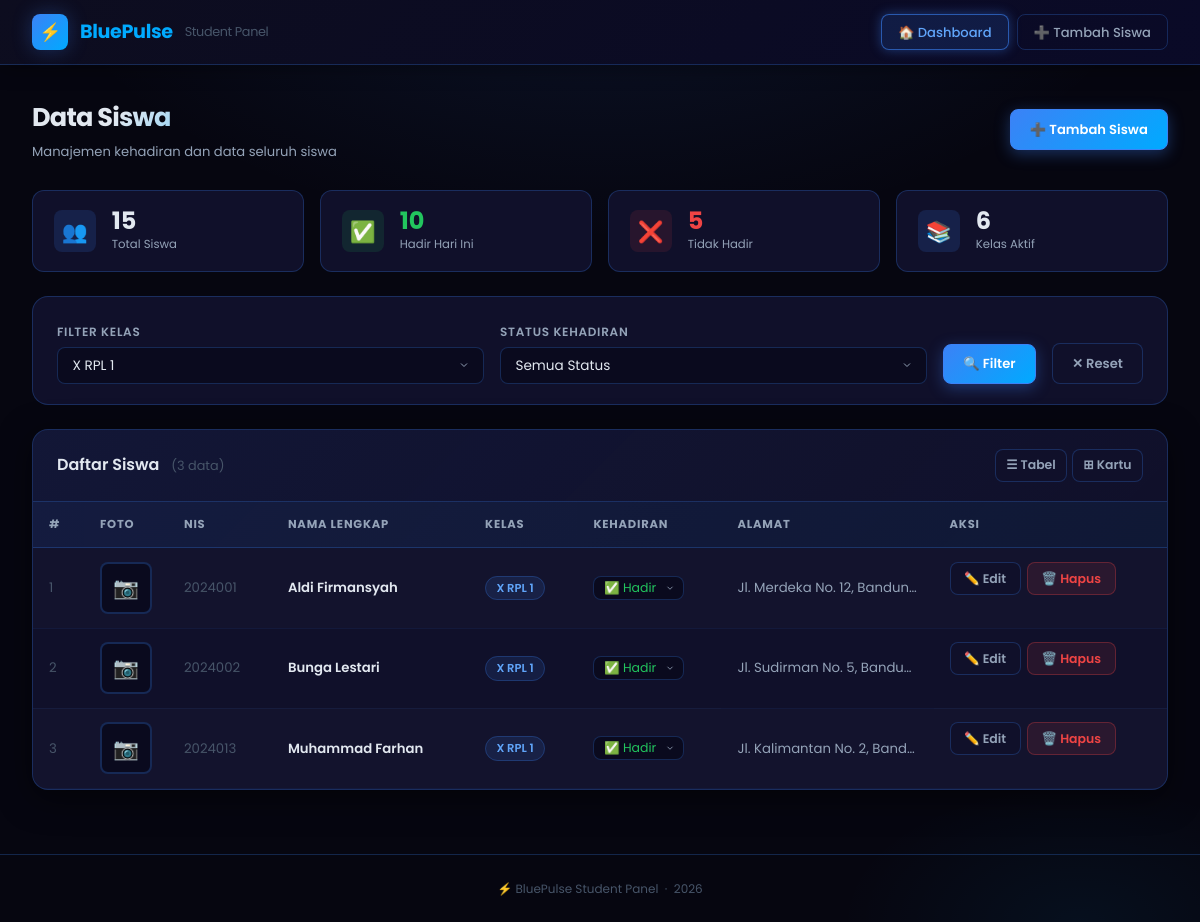
/index.php?class=X RPL 1, run on the app's committed database.
### tables this page shows
CREATE TABLE IF NOT EXISTS students (
    id          INT(11)      AUTO_INCREMENT PRIMARY KEY,
    nis         VARCHAR(20)  DEFAULT NULL,
    name        VARCHAR(100) NOT NULL,
    class       VARCHAR(50)  NOT NULL,
    address     TEXT         DEFAULT NULL,
    attendance  ENUM('Hadir','Tidak') DEFAULT 'Tidak',
    photo       VARCHAR(255) DEFAULT NULL,    
    created_at  TIMESTAMP    DEFAULT CURRENT_TIMESTAMP,
    updated_at  TIMESTAMP    DEFAULT CURRENT_TIMESTAMP ON UPDATE CURRENT_TIMESTAMP
);

### config.php (called while the page is built, shortened)
<?php
function e(string $str): string {
    return htmlspecialchars($str, ENT_QUOTES, 'UTF-8');
}

### index.php (the view, shortened to what this page needs)
<?php
require_once 'config.php';
$filterClass      = trim($_GET['class']      ?? '');
$filterAttendance = trim($_GET['attendance'] ?? '');
$stmtClasses = $pdo->query("SELECT DISTINCT class FROM students ORDER BY class ASC");
$classes     = $stmtClasses->fetchAll(PDO::FETCH_COLUMN);
$where  = [];
$params = [];
if ($filterClass !== '') {
    $where[]            = 'class = :class';
    $params[':class']   = $filterClass;
}
$sql = 'SELECT * FROM students';
if ($where) $sql .= ' WHERE ' . implode(' AND ', $where);
$sql .= ' ORDER BY class ASC, name ASC';
$stmtStudents = $pdo->prepare($sql);
$stmtStudents->execute($params);
$students = $stmtStudents->fetchAll();
$stmtStats = $pdo->query("SELECT
    COUNT(*) AS total,
    SUM(attendance = 'Hadir') AS hadir,
    SUM(attendance = 'Tidak') AS tidak
    FROM students");
$stats = $stmtStats->fetch();
?>
<!DOCTYPE html>
<html lang="id">
<head>
    <link rel="stylesheet" href="style.css">
</head>
<body>
<header class="topbar">
    <div class="topbar-inner">
        <div class="topbar-logo">
            <div class="logo-icon">⚡</div>
            <span>Blue<span>Pulse</span></span>
            <span class="brand-sub" style="color:var(--text-muted);font-weight:400;font-size:0.8rem">Student Panel</span>
        </div>
        <nav class="topbar-nav">
            <a href="index.php" class="nav-btn active">🏠 Dashboard</a>
            <a href="tambah.php" class="nav-btn">➕ Tambah Siswa</a>
        </nav>
    </div>
</header>
<main class="page-wrapper">
    <div class="page-title">
        <div>
            <h1>Data Siswa</h1>
            <p>Manajemen kehadiran dan data seluruh siswa</p>
        </div>
        <a href="tambah.php" class="btn btn-primary">➕ Tambah Siswa</a>
    </div>
    <div class="stats-row">
        <div class="stat-card">
            <div class="stat-icon blue">👥</div>
            <div>
                <div class="stat-value"><?= $stats['total'] ?></div>
                <div class="stat-label">Total Siswa</div>
            </div>
        </div>
        <div class="stat-card">
            <div class="stat-icon green">✅</div>
            <div>
                <div class="stat-value" style="color:var(--green)"><?= $stats['hadir'] ?></div>
                <div class="stat-label">Hadir Hari Ini</div>
            </div>
        </div>
        <div class="stat-card">
            <div class="stat-icon red">❌</div>
            <div>
                <div class="stat-value" style="color:var(--red)"><?= $stats['tidak'] ?></div>
                <div class="stat-label">Tidak Hadir</div>
            </div>
        </div>
        <div class="stat-card">
            <div class="stat-icon blue">📚</div>
            <div>
                <div class="stat-value"><?= count($classes) ?></div>
                <div class="stat-label">Kelas Aktif</div>
            </div>
        </div>
    </div>
    <form method="GET" action="index.php" class="filter-bar show-spinner">
        <div class="filter-group">
            <label>Filter Kelas</label>
            <select name="class" class="form-select auto-submit">
                <?php foreach ($classes as $c): ?>
                <option value="<?= e($c) ?>" <?= $filterClass === $c ? 'selected' : '' ?>>
                    <?= e($c) ?>
                </option>
                <?php endforeach; ?>
            </select>
        </div>
        <div class="filter-group">
            <label>Status Kehadiran</label>
            <select name="attendance" class="form-select auto-submit">
                <option value="">Semua Status</option>
            </select>
        </div>
        <div class="filter-group" style="flex:0;min-width:auto">
            <label>&nbsp;</label>
            <button type="submit" class="btn btn-primary">🔍 Filter</button>
        </div>
        <?php if ($filterClass || $filterAttendance): ?>
        <div class="filter-group" style="flex:0;min-width:auto">
            <label>&nbsp;</label>
            <a href="index.php" class="btn btn-secondary">✕ Reset</a>
        </div>
        <?php endif; ?>
    </form>
    <div class="card">
        <div class="card-header">
            <h2>
                Daftar Siswa
                <span style="color:var(--text-muted);font-weight:400;font-size:0.8rem;margin-left:0.5rem">
                    (<?= count($students) ?> data)
                </span>
            </h2>
            <div class="view-toggle">
                <button id="btn-view-table" class="btn btn-secondary btn-sm active" title="Mode Tabel">
                    ☰ Tabel
                </button>
                <button id="btn-view-cards" class="btn btn-secondary btn-sm" title="Mode Kartu">
                    ⊞ Kartu
                </button>
            </div>
        </div>
        <?php if (empty($students)): ?>
        <div class="empty-state">
            <div class="icon">🔍</div>
            <h3>Tidak ada data ditemukan</h3>
            <p>Coba ubah filter atau <a href="tambah.php">tambah siswa baru</a>.</p>
        </div>
        <?php else: ?>
        <div id="view-table">
            <div class="table-wrap">
                <table>
                    <thead>
                        <tr>
                            <th>#</th>
                            <th class="td-photo">Foto</th>
                            <th>NIS</th>
                            <th>Nama Lengkap</th>
                            <th>Kelas</th>
                            <th>Kehadiran</th>
                            <th>Alamat</th>
                            <th>Aksi</th>
                        </tr>
                    </thead>
                    <tbody>
                    <?php foreach ($students as $i => $s): ?>
                        <tr>
                            <td style="color:var(--text-muted)"><?= $i + 1 ?></td>
                            <td class="td-photo">
                                <?php if ($s['photo']): ?>
                                <div class="thumb-frame"
                                     data-lightbox="<?= e(UPLOAD_URL . $s['photo']) ?>"
                                     title="Klik untuk perbesar">
                                    <img src="<?= e(UPLOAD_URL . $s['photo']) ?>"
                                         alt="Foto <?= e($s['name']) ?>">
                                </div>
                                <?php else: ?>
                                <div class="thumb-frame"><span class="no-photo">📷</span></div>
                                <?php endif; ?>
                            </td>
                            <td style="color:var(--text-muted)"><?= e($s['nis'] ?: '—') ?></td>
                            <td style="font-weight:600"><?= e($s['name']) ?></td>
                            <td>
                                <span style="background:rgba(59,130,246,0.12);color:var(--blue-light);
                                             border:1px solid rgba(59,130,246,0.25);border-radius:20px;
                                             padding:0.2rem 0.65rem;font-size:0.72rem;font-weight:600;">
                                    <?= e($s['class']) ?>
                                </span>
                            </td>
                            <td>
                                <form method="POST" action="proses_edit.php" class="attendance-form">
                                    <select name="attendance" class="attendance-select"
                                            style="color:<?= $s['attendance']==='Hadir' ? 'var(--green)' : 'var(--red)' ?>">
                                        <option value="Hadir" <?= $s['attendance']==='Hadir' ? 'selected':'' ?>>✅ Hadir</option>
                                    </select>
                                </form>
                            </td>
                            <td style="max-width:180px;overflow:hidden;text-overflow:ellipsis;white-space:nowrap;color:var(--text-secondary)">
                                <?= e($s['address'] ?: '—') ?>
                            </td>
                            <td class="actions">
                                <a href="edit.php?id=<?= (int)$s['id'] ?>" class="btn btn-secondary btn-sm">✏️ Edit</a>
                                <a href="hapus.php?id=<?= (int)$s['id'] ?>"
                                   class="btn btn-danger btn-sm"
                                   data-confirm="Hapus siswa <?= e($s['name']) ?>? Tindakan ini tidak dapat dibatalkan.">
                                   🗑️ Hapus
                                </a>
                            </td>
                        </tr>
                    <?php endforeach; ?>
                    </tbody>
                </table>
            </div>
        </div>
        <?php endif; ?>
    </div>
</main>
<footer style="text-align:center;padding:1.5rem;color:var(--text-muted);font-size:0.75rem;border-top:1px solid var(--border)">
    ⚡ BluePulse Student Panel &nbsp;·&nbsp; <?= date('Y') ?>
</footer>
</body>
</html>

### data on the page
students: nis "2024001", name "Aldi Firmansyah", class "X RPL 1", attendance "✅ Hadir", address "Jl. Merdeka No. 12, Bandung"
students: nis "2024002", name "Bunga Lestari", class "X RPL 1", attendance "✅ Hadir", address "Jl. Sudirman No. 5, Bandu…"
students: nis "2024013", name "Muhammad Farhan", class "X RPL 1", attendance "✅ Hadir", address "Jl. Kalimantan No. 2, Band…"

### other printed values
$stats['total'] "15"
$stats['hadir'] "10"
$stats['tidak'] "5"
count($classes) "6"
count($students) "3"
form field class "X RPL 1"
